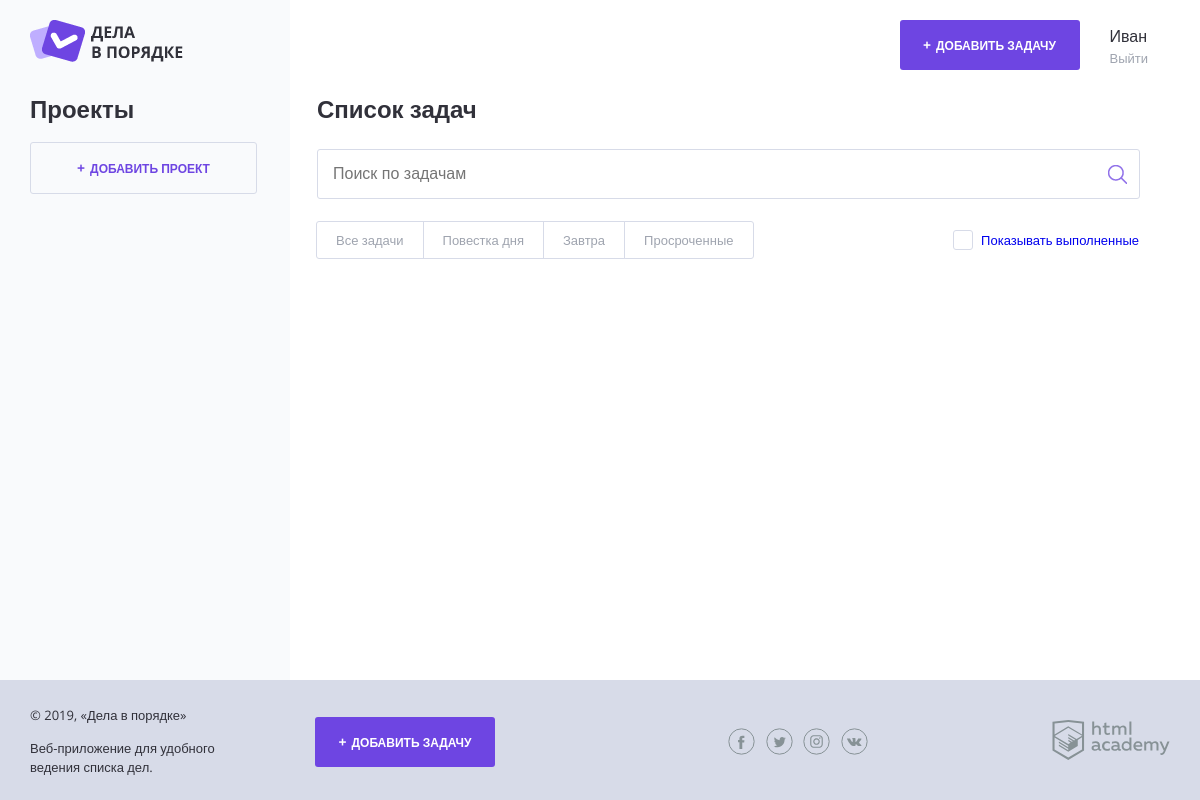
The page /index.php (signed in) on the database as committed earlier.
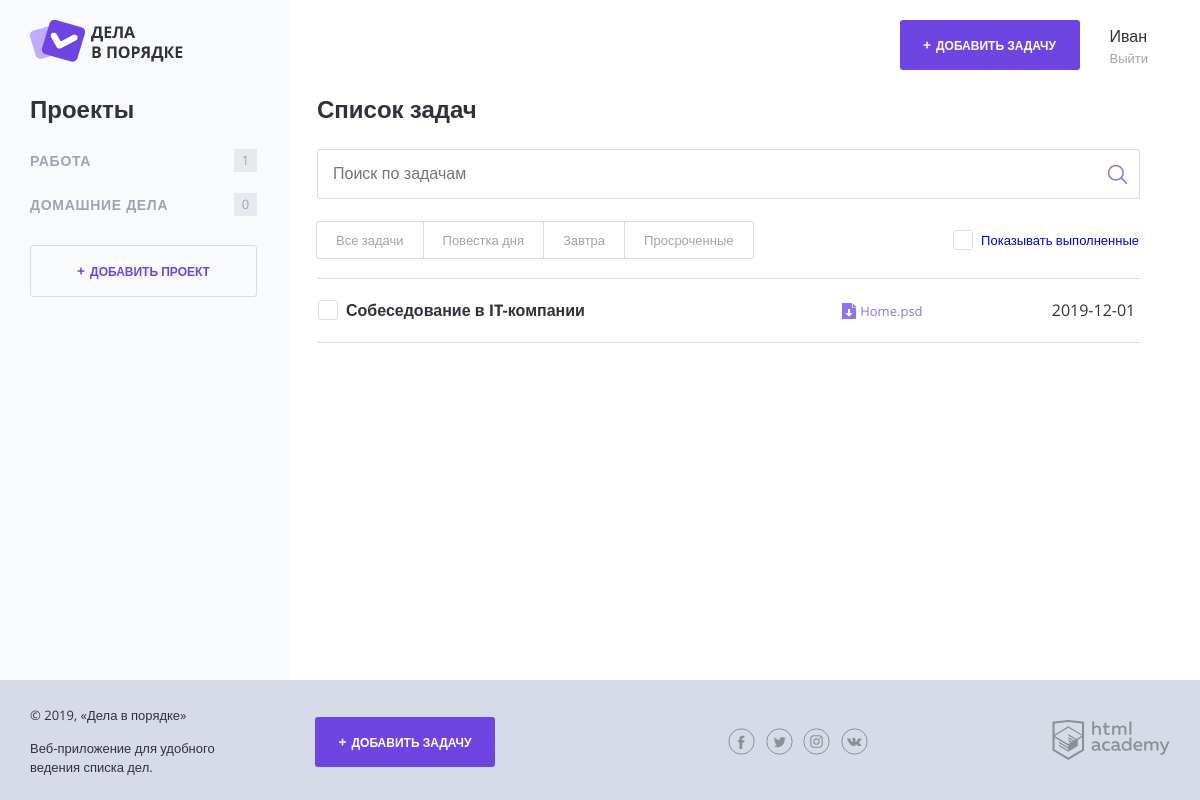
The same page on the database as committed later.
### tables this page shows
CREATE TABLE projects (
	id INT AUTO_INCREMENT PRIMARY KEY,
	name VARCHAR (200)
);

CREATE TABLE tasks (
	id INT AUTO_INCREMENT PRIMARY KEY,
	project_id INT(10),
	user_id INT(100),
	name VARCHAR (200),
	dowloads VARCHAR(100),
	date_start DATE,
	completed BOOL,
	date_term DATE
);

### helpers.php (called while the page is built, shortened)
<?php
function include_template($name, array $data = [])
{
    $name = 'templates/' . $name;
    extract($data);
    require $name;
    $result = ob_get_clean();
    return $result;
}

### functions.php (called while the page is built)
<?php
function check_date(string $date): bool
{
    $moment = strtotime($date);
    $now = time();
    $seconds = $moment - $now;
    $hours = floor($seconds / 3600);
    return $hours <= 24;
}
function esc(string $str)
{
    $text = htmlspecialchars($str);
    return $text;
}

### db.php (called while the page is built, shortened)
<?php
function getProjects($con, $userId)
{
    $sql = "SELECT * FROM projects where user_id = $userId";
    $result = mysqli_query($con, $sql);
    if (!$result) {
        $error = mysqli_error($con);
        echo "Ошибка MySQL:" . $error;
        die;
    } else {
        $results = mysqli_fetch_all($result, MYSQLI_ASSOC);
        $categories = [];
    }
    foreach ($results as $result) {
        $categories[] = $result;
    }
    return $categories;
}
function getTasks($con, array $criteria = [])
{
    $sql = "SELECT * FROM tasks WHERE 1=1";
    if (!empty($criteria['user_id'])) {
        $sql .= sprintf(' AND user_id = %d', $criteria['user_id']);
    }
    if (isset($criteria['showComplete']) && $criteria['showComplete'] !== null) {
        if ($criteria['showComplete'] === false) {
            $sql .= ' AND completed = 0';
        } else {
        }
    } else {
        $sql .= ' AND completed = 0';
    }
    $result = mysqli_query($con, $sql);
    $tasks = mysqli_fetch_all($result, MYSQLI_ASSOC);
    return $tasks;
}
function projectTaskCount($con, $userId)
{
    $sql = "select project_id, COUNT(*) as tasksCount from tasks where user_id = $userId GROUP BY project_id;";
    $result = mysqli_query($con, $sql);
    $rows = mysqli_fetch_all($result, MYSQLI_ASSOC);
    $result = [];
    foreach ($rows as $row) {
        $result[$row['project_id']] = $row['tasksCount'];
    }
    return $result;
}
function layoutVars($con)
{
    if (isset($_SESSION['user'])) {
        $projectTaskCount = projectTaskCount($con, $_SESSION ['user']['id']);
        $projects = getProjects($con, $_SESSION ['user']['id']);
        return [
            'logged' => array_key_exists('user', $_SESSION),
            'user' => $_SESSION['user'] ?? null,
            'projects' => $projects,
            'projectTaskCount' => $projectTaskCount,
        ];
    }
    return [
        'logged' => false
    ];
}

### templates/index.php (the view, shortened to what this page needs)
<h2 class="content__main-heading">Список задач</h2>
<form class="search-form" action="index.php" method="GET" autocomplete="off">
    <input class="search-form__input" type="text"
           name="search"
           value="<?= $search ?>"
           placeholder="Поиск по задачам">
    <input class="search-form__submit" type="submit" name="" value="Искать">
</form>
<div class="tasks-controls">
    <nav class="tasks-switch">
        <?php
        $filterTypes = [
            1 => 'Все задачи',
            2 => 'Повестка дня',
            3 => 'Завтра',
            4 => 'Просроченные'
        ]
        ?>
        <?php foreach ($filterTypes as $filterVal => $filterName): ?>
            <a href="/index.php?<?php if ($projectId !== null) echo 'project_id=' . $projectId . '&' ?>filter-by-date=<?= $filterVal ?>"
               class="tasks-switch__item <?php if ($filterByDate === $filterVal): ?>tasks-switch__item--active <?php endif ?>">
                <?= $filterName ?></a>
        <?php endforeach; ?>
    </nav>
    <label class="checkbox">
        <a href="/index.php?<?php if ($projectId !== null) echo 'project_id=' . $projectId . '&' ?><?php if ($filterByDate !== null) echo 'filter-by-date=' . $filterByDate . '&' ?>show_completed=<?php if ($showComplete) echo '0'; else echo '1' ?>">
            <span class="checkbox__text">Показывать выполненные</span>
        </a>
    </label>
</div>
<table class="tasks">
    <?php foreach ($tasks as $task): ?>
        <?php if ($task['completed'] === '0'): ?>
            <?php if (check_date($task['date_term'])): ?>
                <tr class="tasks__item task task--important" >
            <?php else: ?>
                <tr class="tasks__item task">
            <?php endif ?>
            <td class="task__select">
                <label class="checkbox task__checkbox">
                    <span class="checkbox__text"><?= esc($task['name']) ?></span>
                </label>
            </td>
            <td class="task__file">
                <a class="download-link" href="/uploads/<?= $task['dowloads'] ?>"><?= $task['dowloads'] ?></a>
            </td>
            <td class="task__date"><?= $task['date_term'] ?></td>
            </tr>
        <?php endif ?>
    <?php endforeach ?>
</table>

### templates/layout.php (shortened to what this page needs)
<!DOCTYPE html>
<html lang="ru">
<head>
    <link rel="stylesheet" href="css/normalize.css">
    <link rel="stylesheet" href="css/style.css">
    <link rel="stylesheet" href="css/flatpickr.min.css">
</head>
<body>
<div class="page-wrapper">
    <div class="container container--with-sidebar">
        <header class="main-header">
            <a href="/">
                <img src="img/logo.png" width="153" height="42" alt="Логотип Дела в порядке">
            </a>
            <div class="main-header__side">
                <?php if ($logged): ?>
                    <a class="main-header__side-item button button--plus open-modal" href="add.php">Добавить
                        задачу</a>
                    <div class="main-header__side-item user-menu">
                        <div class="user-menu__data">
                            <p><?= esc($user['username']) ?></p>
                            <a href="/logout.php">Выйти</a>
                        </div>
                    </div>
                <?php else : ?>
                    <a class="main-header__side-item button button--transparent"
                       href="auth.php">Войти</a>
                <?php endif; ?>
            </div>
        </header>
        <div class="content">
            <?php if ($logged): ?>
                <section class="content__side">
                    <h2 class="content__side-heading">Проекты</h2>
                    <nav class="main-navigation">
                        <ul class="main-navigation__list">
                            <?php
                            foreach ($projects as $category): ?>
                                <li class="main-navigation__list-item">
                                    <a class="main-navigation__list-item-link
                                <?php if ($projectId === (int)$category['id']): ?>main-navigation__list-item--active <?php endif ?>"
                                       href="/index.php?project_id=<?= $category['id'] ?>"><?= esc($category['name']) ?></a>
                                    <span class="main-navigation__list-item-count">
                                    <?php if (array_key_exists($category['id'], $projectTaskCount)): ?>
                                        <?= $projectTaskCount[$category['id']] ?>
                                    <?php else: ?>
                                        0
                                    <?php endif ?>
                                </span>
                                </li>
                            <?php endforeach ?>
                        </ul>
                    </nav>
                    <a class="button button--transparent button--plus content__side-button"
                       href="project.php" target="project_add">Добавить проект</a>
                </section>
                <main class="content__main">
                    <?= $content ?>
                </main>
            <?php endif; ?>
        </div>
    </div>
</div>
<footer class="main-footer">
    <div class="container">
        <div class="main-footer__copyright">
            <p>© 2019, «Дела в порядке»</p>
            <p>Веб-приложение для удобного ведения списка дел.</p>
        </div>
        <?php if ($logged): ?>
            <a class="main-footer__button button button--plus" href="add.php">Добавить задачу</a>
        <?php endif; ?>
        <div class="main-footer__social social">
            <a class="social__link social__link--facebook" href="#">
            </a>
            <a class="social__link social__link--twitter" href="#">
            </a>
            <a class="social__link social__link--instagram" href="#">
            </a>
            <a class="social__link social__link--vkontakte" href="#">
            </a>
        </div>
        <div class="main-footer__developed-by">
            <a href="https://htmlacademy.ru/intensive/php">
                <img src="img/htmlacademy.svg" alt="HTML Academy" width="118" height="40">
            </a>
        </div>
    </div>
</footer>
</body>
</html>

### index.php (shortened to what this page needs)
<?php
require_once('init.php');
require_once('db.php');
$criteria = [];
if (!empty($_SESSION['user'])) {
    $criteria['user_id'] = $_SESSION['user']['id'];
}
$filterByDate = null;
$showComplete = null;
$criteria['showComplete'] = $showComplete;
$projectId = null;
$search = $_GET ['search'] ?? '';
$tasks = getTasks($con, $criteria);
$content = include_template('index.php', [
    'tasks' => $tasks,
    'projectId' => $projectId,
    'filterByDate' => $filterByDate,
    'showComplete' => $showComplete,
    'search' => $search,
]);
$layout = include_template('layout.php', array_merge([
    'title' => 'Иван Васильев',
    'projectId' => $projectId,
    'content' => $content,
], layoutVars($con)));
echo $layout;

Rows that differ between the two databases and show on the page:
added projects: name "РАБОТА", id "1"
added projects: name "ДОМАШНИЕ ДЕЛА", shows "0"
added tasks: name "Собеседование в IT-компании", dowloads "Home.psd", date_term "2019-12-01"
